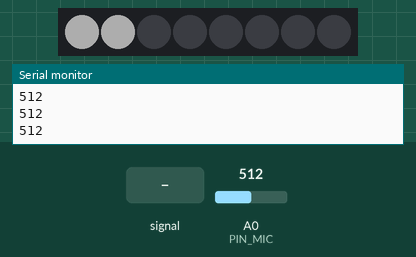
Bench run of a sketch on a simulated Arduino Uno, built with avr-gcc and run on an emulated ATmega328P. Parts: 8 RGB LEDs in strip order, left to right, the last lines printed to the serial monitor. The inputs (shaded band) are chosen by the test bench; at power-on: A0 (PIN_MIC) = 512. Dim RGB values are drawn brighter than linear.

Above: at 1.2 s.
1.3 s: A0 (PIN_MIC) fed a 200 Hz sine of ±460 counts around its level
At 1.76 s:
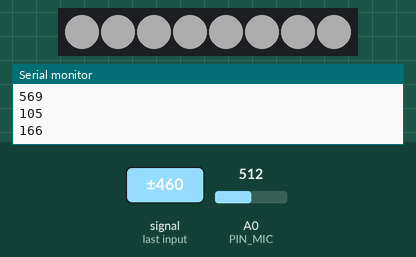
4.3 s: A0 (PIN_MIC) set to 716
At 4.7 s:
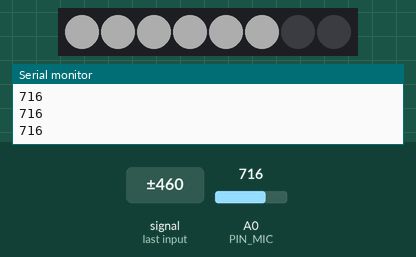
5.8 s: A0 (PIN_MIC) fed a 1000 Hz sine of ±255 counts around its level
At 6.08 s:
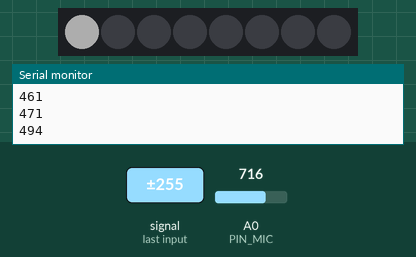
7.3 s: A0 (PIN_MIC) set to 900
8.8 s: A0 (PIN_MIC) set to 810
10.3 s: A0 (PIN_MIC) set to 787
At 11.5 s:
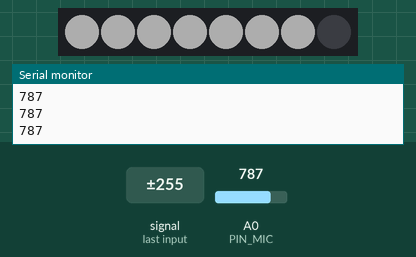
Timing chart, 0 to 12.8 s (numbered marks = the images above; inputs shaded):
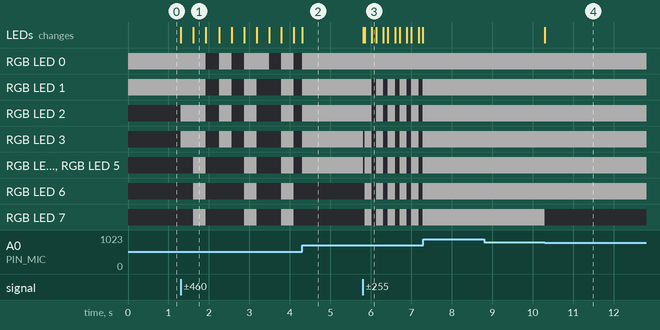

The sketch:

01.ino
```cpp
#include <Adafruit_NeoPixel.h>

#define PIN_LED 5
#define NUM_LED 8

#define PIN_MIC A0

Adafruit_NeoPixel leds(NUM_LED, PIN_LED, NEO_GRB + NEO_KHZ800);

void setup() {
  Serial.begin(9600);
  leds.begin();
  leds.setBrightness(50);
}

void loop() {
  int soundValue = analogRead(PIN_MIC);
  int numLedsOn = map(soundValue, 400, 800, 0, NUM_LED);

  for(int i = 0; i < NUM_LED; i++) {
    if(i < numLedsOn) {
      leds.setPixelColor(i, 255, 255, 255);
    } else {
      leds.setPixelColor(i, 0, 0, 0);
    }
  }

  leds.show();

  Serial.println(soundValue);

  delay(10);
}
```

Measured:
- after the input at 1.3 s, RGB LED 0: goes off 0.34 s, RGB(50, 50, 50) 0.31 s, off 0.31 s, RGB(50, 50, 50) 0.61 s, off 0.31 s, RGB(50, 50, 50) 0.31 s, then off, starting after 0.62 s; RGB LED 1: goes off 0.34 s, RGB(50, 50, 50) 0.31 s, off 0.31 s, RGB(50, 50, 50) 0.31 s, off 0.61 s, RGB(50, 50, 50) 0.31 s, then off, starting after 0.62 s
- after the input at 5.8 s, RGB LED 1, RGB LED 2: alternates RGB(50, 50, 50) for 0.18 s and off for 0.11 s, starting after 0.23 s
- after the input at 10.3 s, RGB LED 7: RGB(50, 50, 50) → off at once; the LEDs: change at once (image 4)
